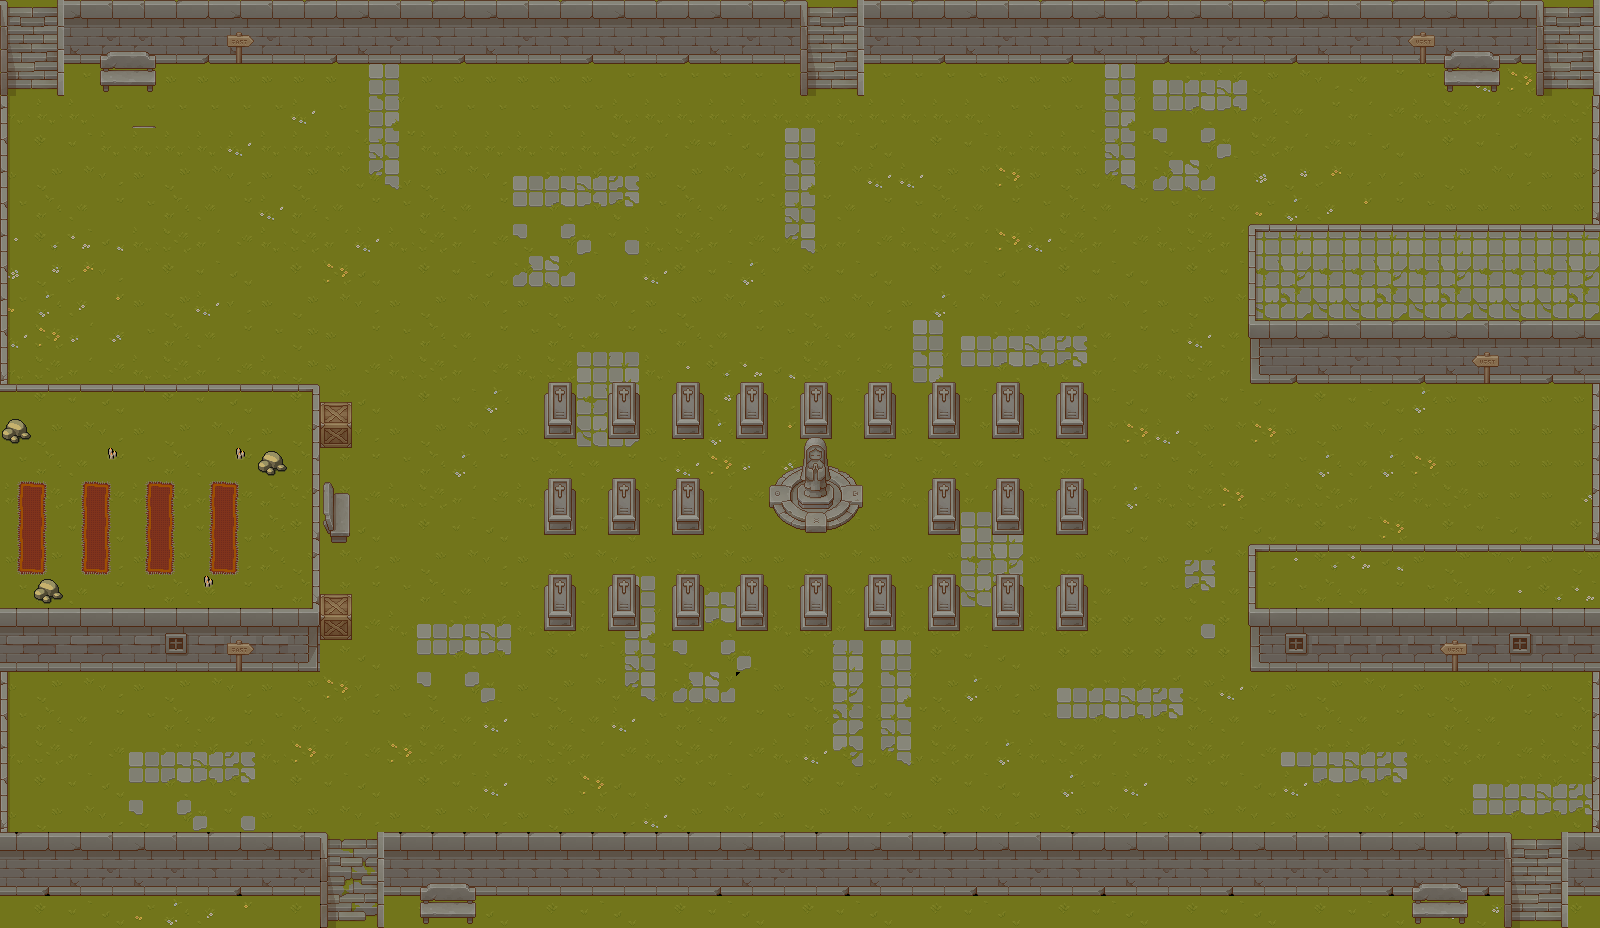

Tiled map render using the project's own tile images. Description and the map definition, with tile-layer contents summarised, below:
An orthogonal 50x29 tile map with 32x32 px tiles, 5 tile layers (Ground, detail layer 1, detail layer 3, detail layer 2, ...), 5 tilesets and 60 objects.

<map version="1.10" tiledversion="1.12.1" orientation="orthogonal" renderorder="right-down" width="50" height="29" tilewidth="32" tileheight="32" infinite="0" nextlayerid="9" nextobjectid="174">
 <tileset firstgid="1" source="tilesets/tileset2a.tsx" />
 <tileset firstgid="65" source="tilesets/tileset2b.tsx" />
 <tileset firstgid="321" source="TX Tileset Wall.tsx" />
 <tileset firstgid="577" source="tileset1.tsx" />
 <tileset firstgid="2320" source="../menu/tileset2c.tsx" />
 <layer id="1" name="Ground" width="50" height="29" locked="1">
  <data>[1450 cells, 1449 non-empty, 85 distinct tile ids]</data>
 </layer>
 <layer id="2" name="detail layer 1" width="50" height="29">
  <data>[1450 cells, 340 non-empty, 75 distinct tile ids]</data>
 </layer>
 <layer id="7" name="detail layer 3" width="50" height="29">
  <data>[1450 cells, 1 non-empty, 1 distinct tile ids]</data>
 </layer>
 <layer id="3" name="detail layer 2" width="50" height="29">
  <data>[1450 cells, 118 non-empty, 24 distinct tile ids]</data>
 </layer>
 <layer id="8" name="Grass Details" width="50" height="29">
  <data>[1450 cells, 75 non-empty, 11 distinct tile ids]</data>
 </layer>
 <objectgroup id="6" name="spawns">
  <object id="162" x="1427.3" y="135.934" width="33.9835" height="32.5059" />
  <object id="164" x="1428.04" y="449.173" width="33.9835" height="32.5059" />
  <object id="165" x="1420.66" y="731.383" width="33.9835" height="32.5059" />
  <object id="166" x="178.044" y="735.816" width="33.9835" height="32.5059" />
  <object id="167" x="175.089" y="209.811" width="33.9835" height="32.5059" />
 </objectgroup>
 <objectgroup id="4" name="unbreakables">
  <object id="35" x="-10.386" y="836.074" width="1634.07" height="259.65" />
  <object id="37" x="1246.32" y="221.568" width="360.048" height="160.983" />
  <object id="38" x="1244.59" y="538.342" width="365.241" height="129.825" />
  <object id="42" x="543.535" y="380.82" width="543.535" height="250.995" />
  <object id="51" x="-1.731" y="-3.462" width="69.2401" height="98.6671" />
  <object id="52" x="70.9711" y="-1.731" width="1537.13" height="62.3161" />
  <object id="53" x="803.185" y="-8.65501" width="57.1231" height="105.591" />
  <object id="54" x="1538.86" y="0" width="57.1231" height="93.4741" />
  <object id="55" x="1448.85" y="57.1231" width="45.0061" height="36.351" />
  <object id="56" x="102.129" y="55.3921" width="55.3921" height="38.082" />
  <object id="114" x="0" y="386.717" width="316.66" height="284.433" />
  <object id="115" x="322.264" y="592.197" width="30.104" height="47.3657" />
  <object id="116" x="319.164" y="403.233" width="33.5449" height="44.7127" />
  <object id="117" x="327.869" y="490.402" width="19.6161" height="44.8368" />
  <object id="118" x="1594.67" y="65.7778" />
  <object id="119" x="1594.67" y="65.7778" width="53.3333" height="972.444" />
  <object id="120" x="-71.1111" y="85.3333" width="80" height="960" />
 </objectgroup>
 <objectgroup id="5" name="breakables">
  <object id="122" x="1279.66" y="500.941" width="35.0318" height="37.4204" />
  <object id="123" x="1280.09" y="452.274" width="35.0318" height="37.4204" />
  <object id="124" x="1281.29" y="401.811" width="35.0318" height="37.4204" />
  <object id="125" x="542.378" y="640.908" width="35.0318" height="37.4204" />
  <object id="126" x="542.378" y="685.363" width="35.0318" height="37.4204" />
  <object id="127" x="542.378" y="731.019" width="35.0318" height="37.4204" />
  <object id="128" x="733.415" y="792.295" width="35.0318" height="37.4204" />
  <object id="129" x="893.213" y="640.908" width="35.0318" height="37.4204" />
  <object id="130" x="1053.01" y="792.295" width="35.0318" height="37.4204" />
  <object id="131" x="1054.21" y="751.445" width="35.0318" height="37.4204" />
  <object id="132" x="1055.41" y="709.393" width="35.0318" height="37.4204" />
  <object id="133" x="1247.65" y="674.549" width="35.0318" height="37.4204" />
  <object id="134" x="1247.65" y="732.221" width="35.0318" height="37.4204" />
  <object id="135" x="1245.25" y="789.892" width="35.0318" height="37.4204" />
  <object id="136" x="281.655" y="676.952" width="35.0318" height="37.4204" />
  <object id="137" x="280.454" y="734.624" width="35.0318" height="37.4204" />
  <object id="138" x="280.454" y="787.489" width="35.0318" height="37.4204" />
  <object id="139" x="282.857" y="339.334" width="35.0318" height="37.4204" />
  <object id="140" x="284.058" y="290.073" width="35.0318" height="37.4204" />
  <object id="141" x="284.058" y="239.61" width="35.0318" height="37.4204" />
  <object id="144" x="285.26" y="195.155" width="35.0318" height="37.4204" />
  <object id="145" x="286.461" y="149.498" width="35.0318" height="37.4204" />
  <object id="146" x="287.663" y="106.245" width="35.0318" height="37.4204" />
  <object id="147" x="568.811" y="339.334" width="35.0318" height="37.4204" />
  <object id="148" x="568.811" y="298.483" width="35.0318" height="37.4204" />
  <object id="149" x="570.013" y="257.632" width="35.0318" height="37.4204" />
  <object id="150" x="731.012" y="68.9986" width="35.0318" height="37.4204" />
  <object id="151" x="731.012" y="112.252" width="35.0318" height="37.4204" />
  <object id="152" x="732.214" y="155.506" width="35.0318" height="37.4204" />
  <object id="153" x="1054.21" y="338.132" width="35.0318" height="37.4204" />
  <object id="154" x="1055.41" y="297.282" width="35.0318" height="37.4204" />
  <object id="155" x="1056.62" y="256.431" width="35.0318" height="37.4204" />
  <object id="168" x="892.926" y="186.312" width="35.0318" height="37.4204" />
  <object id="169" x="894.128" y="225.961" width="35.0318" height="37.4204" />
  <object id="170" x="895.329" y="266.812" width="35.0318" height="37.4204" />
  <object id="171" x="1248.14" y="181.114" width="35.0318" height="37.4204" />
  <object id="172" x="1248.14" y="141.464" width="35.0318" height="37.4204" />
  <object id="173" x="1249.34" y="100.614" width="35.0318" height="37.4204" />
 </objectgroup>
</map>
